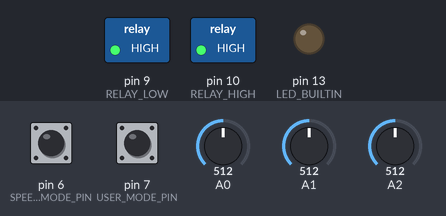
The program below on a simulated Arduino Uno, built with avr-gcc and run on an emulated ATmega328P. On the bench: switched loads named in the program (green lamp = pin HIGH), output pins drawn as LEDs (lit = HIGH). Dashed ring = blinking. Inputs (shaded band) come from the test bench; at power-on: pin 7 (USER_MODE_PIN) HIGH, A0 = 512, pin 6 (SPEED_MODE_PIN) HIGH, A1 = 512, A2 = 512. What the program prints to the serial monitor is not drawn.

Above: at 1.2 s.
1.3 s: pin 7 (USER_MODE_PIN) pulled LOW for 1 s
At 2.3 s:
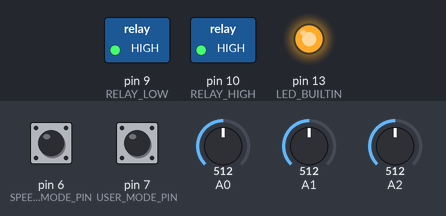
5.0 s: A0 set to 500
At 5.6 s:
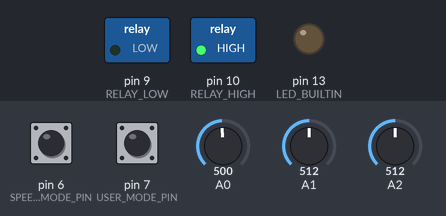
8.0 s: pin 6 (SPEED_MODE_PIN) pulled LOW for 0.15 s
11.0 s: pin 7 (USER_MODE_PIN) pulled LOW for 0.15 s
At 13.26 s:
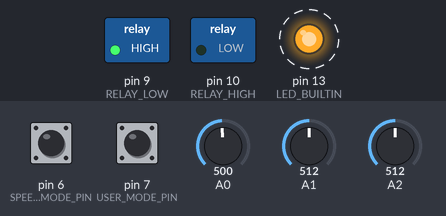
14.0 s: pin 7 (USER_MODE_PIN) pulled LOW for 3.2 s
At 14.9 s:
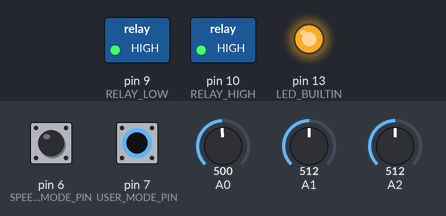
18.7 s: A0 set to 810
At 21.0 s:
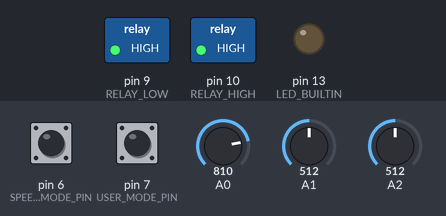
Timing chart, 0 to 22.7 s (numbered marks = the images above; inputs shaded):
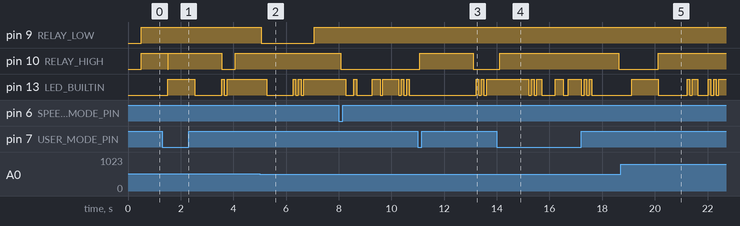

The program:

main.cpp
```cpp
#include <Arduino.h>
#include "raw_sensor.h"
#include "fsm_ww.h"
#include "relay.h"


void setup() {
    // put your setup code here, to run once:
    // initialize LED digital pin as an output.
    pinMode(LED_BUILTIN, OUTPUT);

    pinMode(USER_MODE_PIN, OUTPUT);
    pinMode(SPEED_MODE_PIN, OUTPUT);

    // initialize serial communications at 9600 bps:
    Serial.begin(9600);

    // Rain Sensor
    RainSensor.snsInit(A0);
    // Variable Sensor -> UserMode
    UserMode.snsInit(A1);
    // Speed Sensor
    SpeedSensor.snsInit(A2);
    relayInit();
}

void loop() {
    RainSensor.snsTickLoop();
    UserMode.snsTickLoop();
    SpeedSensor.snsTickLoop();

    fsmMainLoop();
}
```

base_analog_sensor.h
```cpp
#ifndef _WW_BASE_ANALOG_SENSOR_H__
#define _WW_BASE_ANALOG_SENSOR_H__

#define BASE_SENSOR_INTERVAL            100 // ms
#define BASE_SENSOR_NUMBER_SAMPLE       10

class BaseAnalogSensor{
  public:
    // Constructor
    BaseAnalogSensor(){}
    // Destructor
    ~BaseAnalogSensor(){}

    // Initialization method
    virtual void snsInit(uint8_t pin) {}

    // Loop-like method -> read value and update
    virtual void snsTickLoop() {}

    // Descriptive name of the sensor
    virtual String snsDescription() = 0;

    // Set interval read value
    // virtual void snsSetInterval(uint16_t intervalMs) {}

    // Set number of sample
    // virtual void snsNOSample(uint8_t nSample) {}

    // Get value
    virtual int snsGetValue() = 0;

    // Return ready status (true for ready)
    bool ready() { return _ready; }

  protected:
    // interval
    uint16_t _interval = BASE_SENSOR_INTERVAL; // ms
    // number of sample
    uint8_t _numSample = BASE_SENSOR_NUMBER_SAMPLE;
    // ready
    bool _ready = false;

};


#endif //_WW_BASE_ANALOG_SENSOR_H__
```

fsm.h
```cpp
#ifndef _WINDSHIELD_WIPER_FSM_H__
#define _WINDSHIELD_WIPER_FSM_H__

void TestFsm(int i);


#endif //_WINDSHIELD_WIPER_FSM_H__
```

fsm_ww.h
```cpp
#ifndef _FSM_WINDSHIELD_WIPER_H__
#define _FSM_WINDSHIELD_WIPER_H__

#define DEBUG_WINDSHIELD_WIPER

#ifdef DEBUG_WINDSHIELD_WIPER
#define DEBUG_WW_PORT Serial.print
#else
#define DEBUG_WW_PORT
#endif

#define FSM_TIME_TO_CHECK_SENSOR    500


typedef enum __RelayLevel{
    E_RELAY_LEVEL_OFF = 0,
    E_RELAY_LEVEL_LOW,
    E_RELAY_LEVEL_HIGH,
    E_RELAY_LEVEL_MAX
}E_RELAYLEVEL_t;


class WindshieldWiper{
  class State *current;
  public:
    WindshieldWiper();
    virtual ~WindshieldWiper();
    void setCurrent(State *s);
    void triggerRelay();
};

class State{
  public:
    virtual void triggerRelay(WindshieldWiper *ww)
    {
        DEBUG_WW_PORT("-> Virtual triggerRelay\n");
    };
};
class OffRelayState: public State{
  public:
    OffRelayState();
    virtual ~OffRelayState();
    void triggerRelay(WindshieldWiper *ww);
};

class LowRelayState: public State
{
  public:
    LowRelayState();
    virtual ~LowRelayState();
    void triggerRelay(WindshieldWiper *ww);
};

class HighRelayState: public State
{
  public:
    HighRelayState();
    virtual ~HighRelayState();
    void triggerRelay(WindshieldWiper *ww);
};

// extern WindshieldWiper windshieldWiper;

void fsmMainLoop();

// void TestFsm(int i);


#endif //_FSM_WINDSHIELD_WIPER_H__
```

raw_sensor.h
```cpp
#ifndef _WW_RAW_SENSOR_H__
#define _WW_RAW_SENSOR_H__
#include <Arduino.h>
#include "base_analog_sensor.h"

class RawSensor
{
  public:
    RawSensor();
    void snsInit(uint8_t pin);
    void snsTickLoop();
    String snsDescription();
    int snsGetValue();

  protected:
    void _readRawData();

  private:
    uint8_t _pin;
    uint8_t _index;
    int _aRawData[BASE_SENSOR_NUMBER_SAMPLE];
    int _avgValue;

    unsigned long _prevTime2Read;
};

extern RawSensor RainSensor, UserMode, SpeedSensor;

#endif //_WW_RAW_SENSOR_H__
```

relay.h
```cpp
#ifndef _WW_RELAY_H__
#define _WW_RELAY_H__

#include <Arduino.h>
// TODO: Implement class RelayCtl
#define RELAY_LOW           9
#define RELAY_HIGH          10

#define TURN_ON             LOW
#define TURN_OFF            HIGH

// TODO: Implement :D
#define USER_MODE_PIN           7       // 1: Auto 0: Off
#define SPEED_MODE_PIN          6       // 1: High speed, 0: low speed

void relayInit(void);
uint8_t kickRelays(uint8_t state);


#endif //_WW_RELAY_H__
```

sensor_update.h
```cpp
#ifndef __SENSOR_UPDATE_H__
#define __SENSOR_UPDATE_H__

typedef enum __UserMode{
    E_USER_MODE_OFF = 0,
    E_USER_MODE_AUTO,
    E_USER_MODE_LOW,
    E_USER_MODE_HIGH,
    E_USER_MODE_MAX
}E_USERMODE_t;

typedef enum __RainLevel{
    E_RAIN_LEVEL_DRY = 0,
    E_RAIN_LEVEL_LIGHTWEIGHT,
    E_RAIN_LEVEL_HEAVY,
    E_RAIN_LEVEL_MAX
}E_RAINLEVEL_t;

typedef enum __SpeedLevel{
    E_SPEED_LEVEL_LOW = 0,
    E_SPEED_LEVEL_HIGH,
    E_SPEED_LEVEL_MAX
}E_SPEEDLEVEL_t;


int getUserMode();
int getRainData();
int getSpeedData();


#endif // __SENSOR_UPDATE_H__
```

fsm.cpp
```cpp
#include <Arduino.h>

#include "fsm.h"

#define DEBUG_WINDSHIELD_WIPER

#ifdef DEBUG_WINDSHIELD_WIPER
#define DEBUG_WW_PORT Serial.print
#else
#define DEBUG_WW_PORT
#endif

// Test State pattern
class Machine
{
  class State *current;
  public:
    Machine();
    void setCurrent(State *s)
    {
        current = s;
    }
    void on();
    void off();
};

class State
{
  public:
    virtual void on(Machine *m)
    {
        DEBUG_WW_PORT("   already ON\n");
    }
    virtual void off(Machine *m)
    {
        DEBUG_WW_PORT("   already OFF\n");
    }
};

void Machine::on()
{
  current->on(this);
}

void Machine::off()
{
  current->off(this);
}

class ON: public State
{
  public:
    ON()
    {
        DEBUG_WW_PORT("   ON-ctor ");
    };
    ~ON()
    {
        DEBUG_WW_PORT("   dtor-ON\n");
    };
    void off(Machine *m);
};

class OFF: public State
{
  public:
    OFF()
    {
        DEBUG_WW_PORT("   OFF-ctor ");
    };
    ~OFF()
    {
        DEBUG_WW_PORT("   dtor-OFF\n");
    };
    void on(Machine *m)
    {
        DEBUG_WW_PORT("   going from OFF to ON");
        m->setCurrent(new ON());
        delete this;
    }
};

void ON::off(Machine *m)
{
  DEBUG_WW_PORT("   going from ON to OFF");
  m->setCurrent(new OFF());
  delete this;
}

Machine::Machine()
{
  current = new OFF();
  DEBUG_WW_PORT("\n");
}
Machine fsm;
void TestFsm(int i)
{
    // void(Machine:: *ptrs[])() =
    // {
    //     Machine::off, Machine::on
    // };

    // (fsm. *ptrs[i])();
    switch(i)
    {
        case 0:
            fsm.off();
            break;
        case 1:
            fsm.on();
            break;
        default:
            break;
    }
}
```

fsm_ww.cpp
```cpp
#include <Arduino.h>

#include "fsm_ww.h"
#include "sensor_update.h"
#include "relay.h"


uint8_t autoModeCheckTriggerRelay(void)
{
    uint8_t ret = 0;
    E_RAINLEVEL_t eRainLvl = (E_RAINLEVEL_t)getRainData();
    E_SPEEDLEVEL_t eSpeedLvl = (E_SPEEDLEVEL_t)getSpeedData();
    switch (eRainLvl)
    {
    case E_RAIN_LEVEL_DRY:
        ret = (uint8_t)E_RELAY_LEVEL_OFF;
        break;
    case E_RAIN_LEVEL_LIGHTWEIGHT:
        // if(eSpeedLvl == E_SPEED_LEVEL_LOW)
        // {
        //     ret = (uint8_t)E_RELAY_LEVEL_LOW;
        // }
        // else
        // {
        //     ret = (uint8_t)E_RELAY_LEVEL_HIGH;
        // }
        ret = (uint8_t)E_RELAY_LEVEL_LOW;
        break;
    case E_RAIN_LEVEL_HEAVY:
        ret = (uint8_t)E_RELAY_LEVEL_HIGH;
        // if(eSpeedLvl == E_SPEED_LEVEL_LOW)
        // {
        //     ret = (uint8_t)E_RELAY_LEVEL_HIGH;
        // }
        // else
        // {
        //     ret = (uint8_t)E_RELAY_LEVEL_HIGH;
        // }
        break;
    default:
        ret = (uint8_t)E_RELAY_LEVEL_OFF;
        break;
    }
    return ret;
}

// The WindshieldWiper class acts as a context. It also maintains a
// reference to an instance of one of the state classes that
// represents the current state of the WindshieldWiper.

// class WindshieldWiper
// {
//   class State *current;
//   public:
//     WindshieldWiper();
//     virtual ~WindshieldWiper();
//     void setCurrent(State *s)
//     {
//         current = s;
//     }
//     void triggerRelay();
// };

void WindshieldWiper::setCurrent(State *s)
{
    current = s;
}

WindshieldWiper::WindshieldWiper()
{
    current = new OffRelayState();
}

WindshieldWiper::~WindshieldWiper()
{
    delete current;
}


// ----------------------------------------------------------------------------
// State class: abstract class -> interface
// ----------------------------------------------------------------------------
// The base state class declares methods that all concrete
// states should implement and also provides a backreference to
// the context object associated with the state. States can use
// the backreference to transition the context to another state.

// class State
// {
//   public:
//     // virtual State(){};
//     // virtual ~State(){};
//     virtual void triggerRelay(WindshieldWiper *ww)
//     {
//         DEBUG_WW_PORT("-> Virtual triggerRelay\n");
//     }
// };

void WindshieldWiper::triggerRelay()
{
    current->triggerRelay(this);
}

// Concrete states implement various behaviors associated with a
// state of the context.

OffRelayState::OffRelayState()
{
    // Trigger relay off
    DEBUG_WW_PORT("--> Trigger all Relays OFF!\n");
    kickRelays(0);
    // TODO: Fix me
}

OffRelayState::~OffRelayState()
{
    // Trigger relay off
    DEBUG_WW_PORT("Destructor OffRelayState\n");
    // TODO: Fix me
}


void OffRelayState::triggerRelay(WindshieldWiper *ww)
{
    E_USERMODE_t eUserMode =  (E_USERMODE_t)getUserMode();
    switch(eUserMode)
    {
        case E_USER_MODE_OFF:
            // Turn on all relays
            // ww->setCurrent(new OffRelayState());
            DEBUG_WW_PORT("--> MOff Already OFF!\n");
            break;
        case E_USER_MODE_AUTO:
            // Check rain sensor and speed
            E_RELAYLEVEL_t eRelayState = (E_RELAYLEVEL_t)autoModeCheckTriggerRelay();
            if(eRelayState == E_RELAY_LEVEL_LOW)
            {
                DEBUG_WW_PORT("--> MAuto Change from OFF to LOW!\n");
                ww->setCurrent(new LowRelayState());
                delete this;
            }
            else if(eRelayState == E_RELAY_LEVEL_HIGH)
            {
                DEBUG_WW_PORT("--> MAuto Change from OFF to HIGH!\n");
                ww->setCurrent(new HighRelayState());
                delete this;
            }
            else
            {
                DEBUG_WW_PORT("--> MAuto Already OFF!\n");
            }
            break;
        case E_USER_MODE_LOW:
            DEBUG_WW_PORT("--> MLow Change from OFF to LOW!\n");
            ww->setCurrent(new LowRelayState());
            delete this;
            break;
        case E_USER_MODE_HIGH:
            DEBUG_WW_PORT("--> MHigh Change from OFF to HIGH!\n");
            ww->setCurrent(new HighRelayState());
            delete this;
            break;
        default:
            // new user mode add here
            DEBUG_WW_PORT("--> MOff Already OFF!\n");
            break;
    }
}


///////////////////////////////////////////////////////////////////////////////
// State Relay Low
LowRelayState::LowRelayState()
{
    // Trigger relay off
    DEBUG_WW_PORT("--> Trigger all Relays LOW!\n");

    kickRelays(1);

    // TODO: Fix me
}
LowRelayState::~LowRelayState()
{
    DEBUG_WW_PORT("Destructor LowRelayState\n");
}

void LowRelayState::triggerRelay(WindshieldWiper *ww)
{
    E_USERMODE_t eUserMode =  (E_USERMODE_t)getUserMode();
    switch(eUserMode)
    {
        case E_USER_MODE_OFF:
            DEBUG_WW_PORT("--> MOff Change from LOW to OFF!\n");
            ww->setCurrent(new OffRelayState());
            delete this;
            break;

        case E_USER_MODE_AUTO:
            // Check rain sensor and speed
            E_RELAYLEVEL_t eRelayState = (E_RELAYLEVEL_t)autoModeCheckTriggerRelay();
            if(eRelayState == E_RELAY_LEVEL_LOW)
            {
                DEBUG_WW_PORT("--> MAuto Already LOW!\n");
            }
            else if(eRelayState == E_RELAY_LEVEL_HIGH)
            {
                DEBUG_WW_PORT("--> MAuto Change from LOW to HIGH!\n");
                ww->setCurrent(new HighRelayState());
                delete this;
            }
            else
            {
                DEBUG_WW_PORT("--> MAuto Change from LOW to OFF!\n");
                ww->setCurrent(new OffRelayState());
                delete this;
            }
            break;
        case E_USER_MODE_LOW:
            DEBUG_WW_PORT("--> MLow Already LOW!\n");
            break;
        case E_USER_MODE_HIGH:
            DEBUG_WW_PORT("--> MHigh Change from LOW to HIGH!\n");
            ww->setCurrent(new HighRelayState());
            delete this;
            break;
        default:
            // new user mode add here
            DEBUG_WW_PORT("--> MDefault***** change to OFF!\n");
            ww->setCurrent(new OffRelayState());
            delete this;
            break;
    }
}


///////////////////////////////////////////////////////////////////////////////
// State Relay High

HighRelayState::HighRelayState()
{
    // Trigger relay off
    DEBUG_WW_PORT("--> Trigger all Relays HIGH!\n");
    kickRelays(2);
    // TODO: Fix me
}
HighRelayState::~HighRelayState()
{
    DEBUG_WW_PORT("Destructor HighRelayState\n");
}

void HighRelayState::triggerRelay(WindshieldWiper *ww)
{
    E_USERMODE_t eUserMode =  (E_USERMODE_t)getUserMode();
    switch(eUserMode)
    {
        case E_USER_MODE_OFF:
            DEBUG_WW_PORT("--> MOff Change from HIGH to OFF!\n");
            ww->setCurrent(new OffRelayState());
            delete this;
            break;

        case E_USER_MODE_AUTO:
            // Check rain sensor and speed
            E_RELAYLEVEL_t eRelayState = (E_RELAYLEVEL_t)autoModeCheckTriggerRelay();
            if(eRelayState == E_RELAY_LEVEL_LOW)
            {
                DEBUG_WW_PORT("--> MAuto Change from HIGH to LOW!\n");
                ww->setCurrent(new LowRelayState());
                delete this;
            }
            else if(eRelayState == E_RELAY_LEVEL_HIGH)
            {
                DEBUG_WW_PORT("--> MAuto Already HIGH!\n");
            }
            else
            {
                DEBUG_WW_PORT("--> MAuto Change from HIGH to OFF!\n");
                ww->setCurrent(new OffRelayState());
                delete this;
            }
            break;
        case E_USER_MODE_LOW:
            DEBUG_WW_PORT("--> MLow Change from HIGH to LOW!\n");
            ww->setCurrent(new LowRelayState());
            delete this;
            break;
        case E_USER_MODE_HIGH:
            DEBUG_WW_PORT("--> MHigh Already HIGH!\n");
            break;
        default:
            // new user mode add here
            DEBUG_WW_PORT("--> MDefault***** change to OFF!\n");
            ww->setCurrent(new OffRelayState());
            delete this;
            break;
    }
}


///////////////////////////////////////////////////////////////////////////////
WindshieldWiper windshieldWiper;
static E_USERMODE_t g_eUserModePrev =  (E_USERMODE_t)getUserMode();
static E_RAINLEVEL_t g_eRainLvlPrev = (E_RAINLEVEL_t)getRainData();
static E_SPEEDLEVEL_t g_eSpeedLvlPrev = (E_SPEEDLEVEL_t)getSpeedData();
static unsigned long _prevTime2Read = 0;
void fsmMainLoop()
{

    unsigned long now = millis();
    if((now - _prevTime2Read) >= FSM_TIME_TO_CHECK_SENSOR)
    {
        E_USERMODE_t _eUserModeNow = (E_USERMODE_t)getUserMode();
        E_RAINLEVEL_t _eRainLvlNow = (E_RAINLEVEL_t)getRainData();
        E_SPEEDLEVEL_t _eSpeedLvlNow = (E_SPEEDLEVEL_t)getSpeedData();
        if((_eUserModeNow == g_eUserModePrev) \
            && (_eRainLvlNow == g_eRainLvlPrev) \
            && (_eSpeedLvlNow == g_eSpeedLvlPrev))
        {
            // do nothing
        }
        else
        {
            /* code */

            g_eUserModePrev = _eUserModeNow;
            g_eRainLvlPrev = _eRainLvlNow;
            g_eSpeedLvlPrev = _eSpeedLvlNow;
            windshieldWiper.triggerRelay();
        }
        _prevTime2Read = now;
    }
}
```

raw_sensor.cpp
```cpp
#include <Arduino.h>

#include "base_analog_sensor.h"

#define DEBUG_WINDSHIELD_WIPER

#ifdef DEBUG_WINDSHIELD_WIPER
#define DEBUG_WW_PORT Serial.print
#else
#define DEBUG_WW_PORT
#endif

class RawSensor: public BaseAnalogSensor
{
  public:
    RawSensor(): BaseAnalogSensor()
    {
        DEBUG_WW_PORT("Constructor RawSensor\n");
    }

    void snsInit(uint8_t pin)
    {
        _pin = pin;
        _ready = true;
    }

    void snsTickLoop()
    {
        // TODO:
        _readRawData();
    }

    String snsDescription()
    {
        return "RawSensor";
    }

    // void snsSetInterval(uint16_t intervalMs)
    // {
    //     _interval = intervalMs;
    // }

    // void snsNOSample(uint8_t nSample)
    // {
    //     _numSample = nSample;
    // }

    int snsGetValue()
    {
        return _avgValue;
    }

  protected:

    void _readRawData()
    {
        // read and calc
        int rawValue = 0;
        unsigned long now = millis();
        if(!_ready)
        {
            return;
        }

        if((now - _prevTime2Read) >= BASE_SENSOR_INTERVAL)
        {
            rawValue = analogRead(_pin);

            _aRawData[_index++] = rawValue;
            _index = _index%_numSample;
            if(_index == 0)
            {
                int sum = 0;
                for(uint8_t i = 0; i < _numSample; i++)
                {
                    sum += _aRawData[i];
                }
                _avgValue = sum/_numSample;

                // // Serial.print("ADC: ");
                // Serial.print(_avgValue);
                // Serial.print(" ");
            }
            _prevTime2Read = now;

            if(_index >= 5)
            {
                if(!_ledState)
                {
                    _ledState = 1;
                    digitalWrite(LED_BUILTIN, HIGH);
                }
                else
                {
                    _ledState = 0;
                    digitalWrite(LED_BUILTIN, LOW);
                }
            }
        }

    }

  private:
    uint8_t _pin;
    uint8_t _index = 0;
    int _aRawData[BASE_SENSOR_NUMBER_SAMPLE];
    int _avgValue = 0;

    unsigned long _prevTime2Read = 0;

    uint8_t _ledState = 0;
};

RawSensor RainSensor, UserMode, SpeedSensor;
```

Source omitted: relay.cpp (1258 bytes), sensor_update.cpp (928 bytes)

Measured:
- the behaviour switches between 501 and 500 on A0 (found by bisection; images 1 and 2)
- after the input at 1.3 s, pin 9 (RELAY_LOW): stays HIGH (without the input it goes to LOW after 1.7 s)
- after the input at 5.0 s, pin 13 (LED_BUILTIN): goes on until 6.7 s, then stays HIGH
- after the input at 11.0 s, pin 10 (RELAY_HIGH): LOW → HIGH after 0.08 s, → LOW 2.0 s later
- after the input at 14.0 s, pin 10 (RELAY_HIGH): LOW → HIGH after 0.11 s, → LOW 4.5 s later
- after the input at 18.7 s, pin 10 (RELAY_HIGH): LOW → HIGH after 1.4 s
